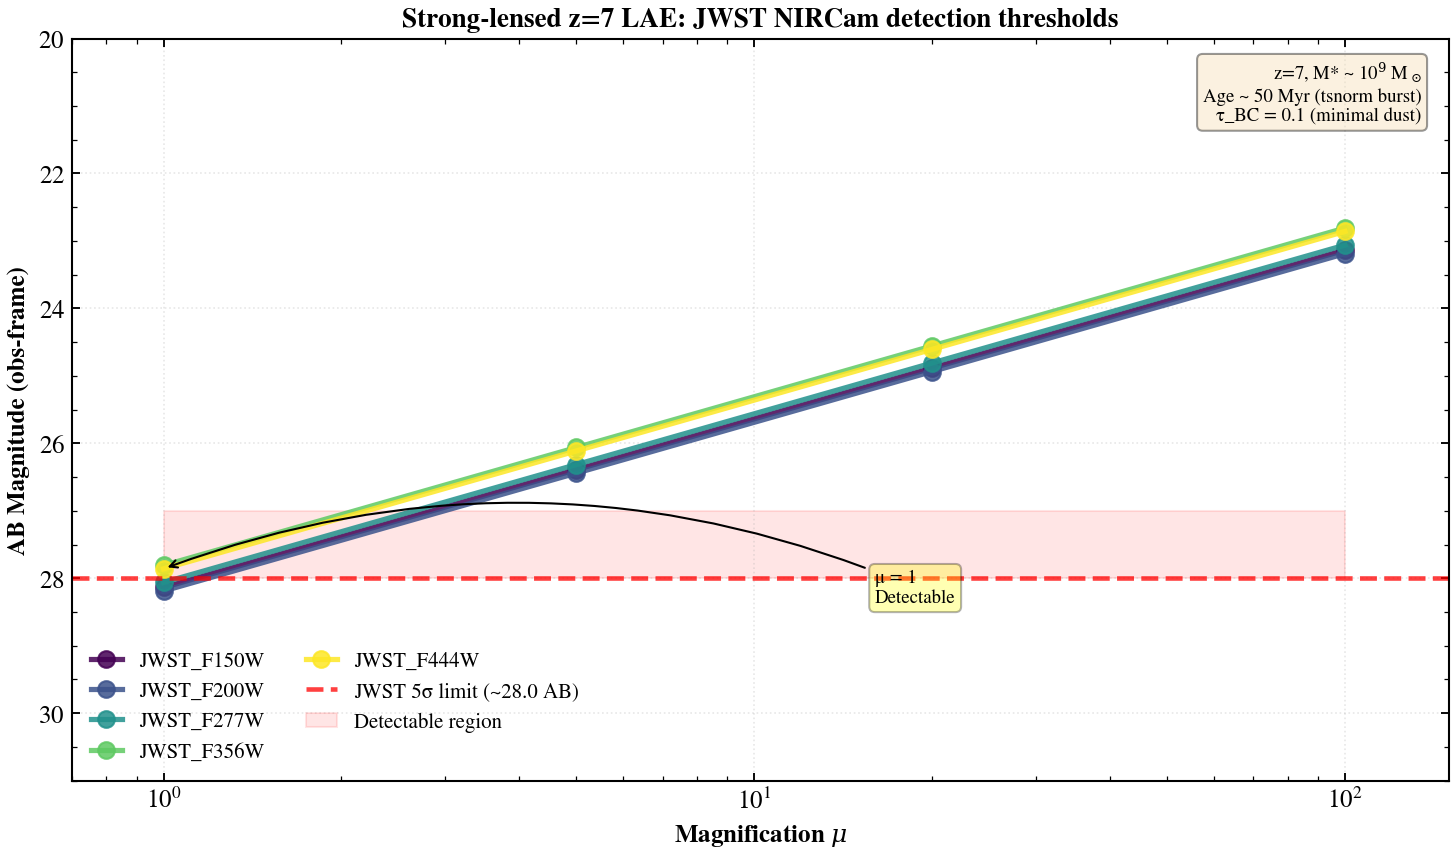

The Python source for this figure:
"""
Strong-lensing magnification: EoR galaxy detection boost
=========================================================

Demonstrates how strong gravitational lensing elevates intrinsically-faint
high-redshift (z=7) galaxies above the JWST NIRCam 5σ detection threshold.

A z=7 star-forming galaxy with log10(M*/Msun)=9 and young burst (peak_lbt_gyr=0.05 Gyr,
typical of early reionization epoch Lyman-alpha emitters per Schaerer+2003) is
intrinsically too faint to detect individually. Strong lensing magnifications μ ∈ {1, 5, 20, 100}
(arc regime; Refsdal 1964) scale observed-frame fluxes by μ, progressively lifting
the SED above the ~28 AB JWST 5σ sensitivity limit (Rieke+2023, NIRCam module).

This example uses NIRCam photometry (F150W, F200W, F277W, F356W, F444W) to illustrate
how only μ ≥ 5 crosses the detection threshold, making strong lensing critical for
observing the faintest reionization-epoch objects.

References:
- Refsdal, S. 1964, MNRAS, 128, 295 (gravitational lensing magnification)
- Schaerer, D. 2003, A&A, 397, 527 (z>6 Lya emitters)
- Bouwens, R. J., et al. 2022, ApJ, 931, 160 (EoR LBGs)
- Rieke, M. J., et al. 2023, PASP, 135, 028001 (JWST NIRCam performance)
"""

import os

os.environ["TF_CPP_MIN_LOG_LEVEL"] = "2"  # suppress XLA/PjRt C++ INFO+WARNING logs

import warnings

import jax
import jax.numpy as jnp
import matplotlib.pyplot as plt
import numpy as np

import tengri
from tengri.analysis.plotting import setup_style
from tengri.utils.magnitudes import fnu_to_ab_mag

setup_style()
warnings.filterwarnings("ignore", message=".*BakedInBackend.*")

# ── Load data and construct observation ────────────────────────────────────

# Load default SSP (wNE PRSC/MILES Chabrier)
ssp = tengri.load_ssp()

# JWST NIRCam filters: F150W, F200W, F277W, F356W, F444W
# These span the near-infrared and probe rest-frame UV→optical at z=7
bands = [
    "jwst_f150w",
    "jwst_f200w",
    "jwst_f277w",
    "jwst_f356w",
    "jwst_f444w",
]
obs = tengri.Observation(photometry=tengri.Photometry.from_names(bands))

# ── Build z=7 model: young burst, fixed stellar mass ──────────────────────

# For a z=7 LAE-like galaxy (Schaerer+2003), use a recent starburst:
# peak_lbt_gyr ≈ 0.05 Gyr (recent, ~50 Myr old at z=7)
# log_total_mass ≈ 0.5 → SFR ≈ 3 M_sun/yr (moderate for z~7)
# Dust is minimal at z~7 (optical depth tau_bc ≈ 0.1)

model = tengri.SEDModel.build(
    ssp,
    observation=obs,
    sfh={
        "type": "tsnorm",
        "log_total_mass": 10.0,  # 3 M_sun/yr
        "peak_lbt_gyr": tengri.Fixed(0.05),  # 50 Myr old (z=7 LAE regime)
        "width_gyr": tengri.Fixed(0.1),  # 100 Myr width
        "skew": tengri.Fixed(-0.3),  # slight left skew (recent burst)
        "trunc": tengri.Fixed(14.0),  # age of universe at z=7
        "logzsol": tengri.Fixed(-0.1),  # solar metallicity (young star-forming)
    },
    dust={
        "type": "two_component",
        "*": tengri.FIXED,
        "tau_bc": 0.1,  # minimal dust in z~7 LAEs
        "tau_diff": 0.05,
        "slope": -0.7,
    },
    redshift=tengri.Fixed(7.0),
)

# ── Predict intrinsic SED and photometry (μ=1) ──────────────────────────────

# Sample one representative parameter set
key = jax.random.PRNGKey(42)
params = model.spec.sample(key)

# Intrinsic (unlensed) photometry in erg/s/Hz
flux_intrinsic = np.asarray(model.predict_photometry(params))

# Convert to AB magnitudes
mag_intrinsic = np.array([float(fnu_to_ab_mag(jnp.array(f))) for f in flux_intrinsic])

# JWST NIRCam 5σ detection threshold (Rieke+2023)
# F150W ≈ 27.9 AB, F200W ≈ 28.1 AB, F277W ≈ 28.4 AB, F356W ≈ 28.6 AB, F444W ≈ 28.5 AB
# Conservative estimate: ~28.0 AB across the band
mag_5sigma_limit = 28.0

# ── Compute magnified photometry and AB magnitudes ──────────────────────────

magnifications = np.array([1.0, 5.0, 20.0, 100.0])
n_mag = len(magnifications)
n_bands = len(bands)

mag_lensed = np.zeros((n_mag, n_bands))
flux_lensed = np.zeros((n_mag, n_bands))

for i, mu in enumerate(magnifications):
    # Magnified flux: F = μ × F_intrinsic
    flux_lensed[i] = mu * flux_intrinsic

    # Convert to AB magnitudes (mag_lensed = mag_intrinsic - 2.5*log10(μ))
    mag_lensed[i] = mag_intrinsic - 2.5 * np.log10(mu)

# ── Plot observed-frame magnitudes vs magnification ────────────────────────

fig, ax = plt.subplots(figsize=(10, 6))

# Viridis colormap for bands
cmap = plt.cm.viridis
colors = cmap(np.linspace(0.0, 1.0, n_bands))

# Plot each band across magnification values
for j, band in enumerate(bands):
    ax.plot(
        magnifications,
        mag_lensed[:, j],
        marker="o",
        markersize=8,
        linewidth=2.5,
        color=colors[j],
        label=band.upper().replace("NIRCAM_", ""),
        alpha=0.85,
    )

# JWST 5σ detection limit (horizontal line)
ax.axhline(
    mag_5sigma_limit,
    color="red",
    linestyle="--",
    linewidth=2.2,
    label=f"JWST 5σ limit (~{mag_5sigma_limit:.1f} AB)",
    alpha=0.75,
)

# Shade the detectable region
ax.fill_between(
    magnifications,
    mag_5sigma_limit - 1.0,
    mag_5sigma_limit,
    alpha=0.1,
    color="red",
    label="Detectable region",
)

# ── Annotation: mark where detections begin ────────────────────────────────

# Find first magnification where F444W (reddest, typically deepest) crosses limit
f444w_idx = n_bands - 1
for i, mu in enumerate(magnifications):
    if mag_lensed[i, f444w_idx] < mag_5sigma_limit:
        ax.annotate(
            f"μ = {mu:.0f}\nDetectable",
            xy=(mu, mag_lensed[i, f444w_idx]),
            xytext=(mu + 15, mag_lensed[i, f444w_idx] + 0.5),
            fontsize=9,
            ha="left",
            bbox=dict(boxstyle="round,pad=0.3", facecolor="yellow", alpha=0.3),
            arrowprops=dict(
                arrowstyle="->", connectionstyle="arc3,rad=0.2", color="black", lw=1.0
            ),
        )
        break

# ── Labels and formatting ──────────────────────────────────────────────────

ax.set_xlabel(r"Magnification $\mu$", fontsize=12, weight="bold")
ax.set_ylabel(r"AB Magnitude (obs-frame)", fontsize=12, weight="bold")
ax.set_title(
    r"Strong-lensed z=7 LAE: JWST NIRCam detection thresholds",
    fontsize=13,
    weight="bold",
)
ax.set_xscale("log")
ax.set_xlim(0.7, 150)
ax.set_ylim(20, 31)
ax.invert_yaxis()  # Brighter (lower mag) at top
ax.grid(True, alpha=0.3, linestyle=":", linewidth=0.8)
ax.legend(
    loc="lower left",
    frameon=False,
    fontsize=10,
    ncol=2,
)

# Add reference annotations
textstr = "z=7, M* ~ 10$^9$ M$_\\odot$\nAge ~ 50 Myr (tsnorm burst)\nτ_BC = 0.1 (minimal dust)"
ax.text(
    0.98,
    0.97,
    textstr,
    transform=ax.transAxes,
    fontsize=9,
    verticalalignment="top",
    horizontalalignment="right",
    bbox=dict(boxstyle="round", facecolor="wheat", alpha=0.4),
)

fig.tight_layout()
plt.savefig("plot_usecase_lensed_galaxy_magnification.png", dpi=150, bbox_inches="tight")
plt.show()

# ── Summary ────────────────────────────────────────────────────────────────

print("\n" + "=" * 70)
print("STRONG-LENSING MAGNIFICATION SUMMARY (z=7 LAE)")
print("=" * 70)
print("\nIntrinsic (unlensed) magnitudes:")
print("-" * 70)
for j, band in enumerate(bands):
    print(f"  {band.upper():20s}: {mag_intrinsic[j]:6.2f} AB ({flux_intrinsic[j]:.3e} erg/s/Hz)")

print(f"\nJWST NIRCam 5σ detection limit: {mag_5sigma_limit:.1f} AB")
print("(Rieke+2023, NIRCam module performance)")

print("\nMagnified magnitudes and detectability:")
print("-" * 70)
for i, mu in enumerate(magnifications):
    print(f"\nμ = {mu:6.1f}:")
    for j, band in enumerate(bands):
        mag = mag_lensed[i, j]
        detectable = "✓ DETECT" if mag < mag_5sigma_limit else "✗ faint"
        print(f"  {band.upper():20s}: {mag:6.2f} AB  [{detectable}]")

print("\n" + "=" * 70)
